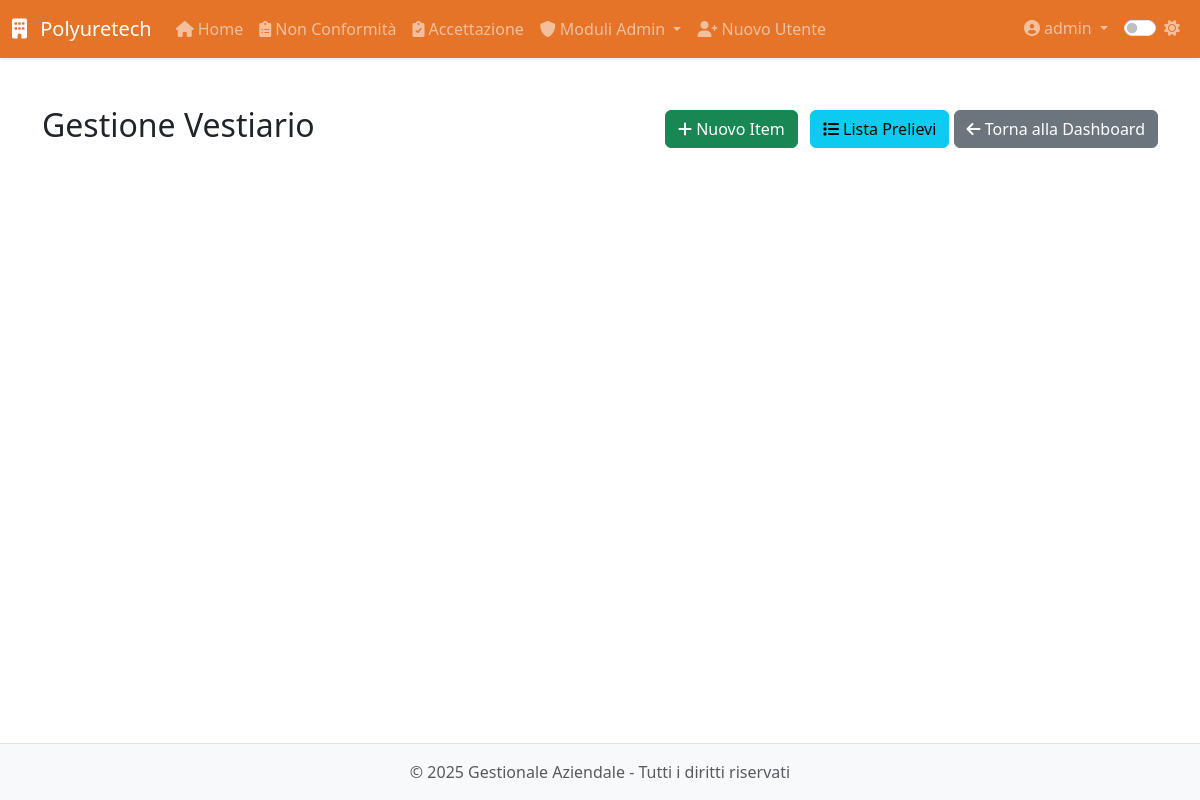
/modulo8/vestiario (signed in), run on an earlier commit of the app's database.
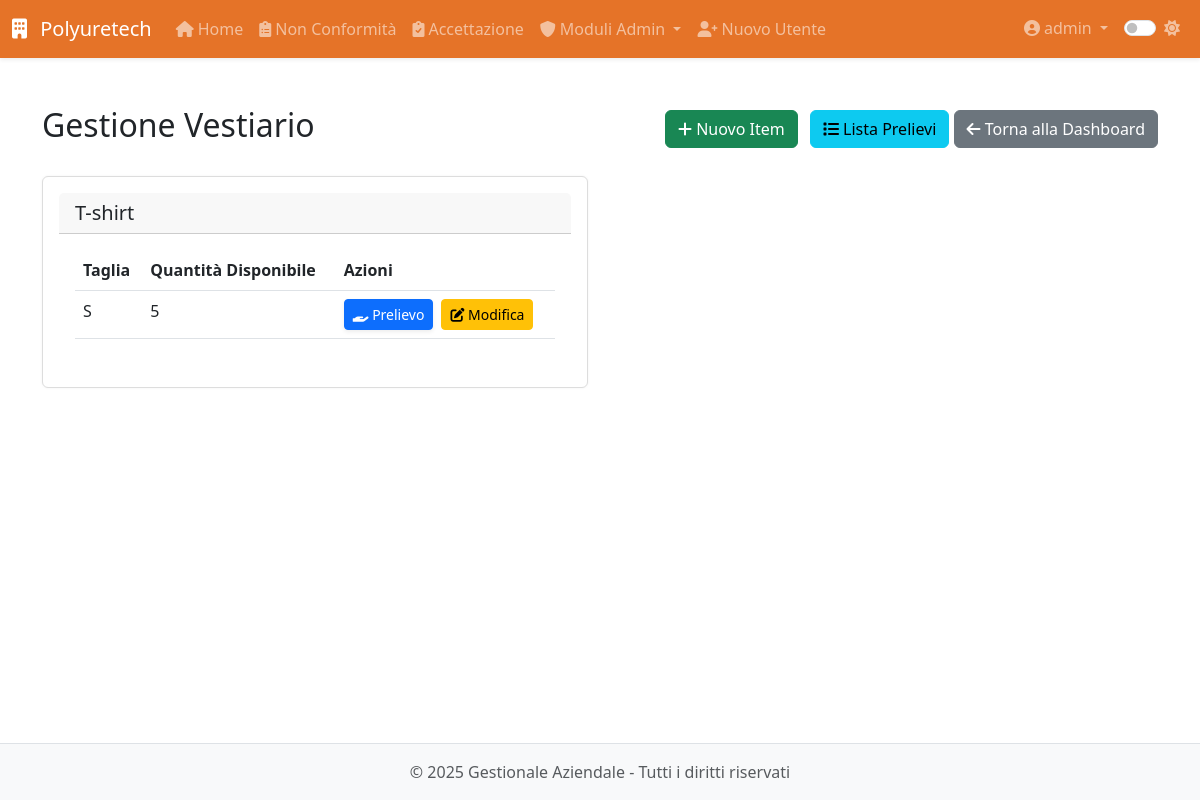
And on a later commit of the database.
### app/models.py (models this page shows, shortened)
class Inventory(db.Model):
    __tablename__ = 'inventory'
    id = db.Column(db.Integer, primary_key=True)
    nome = db.Column(db.String(128), nullable=False)
    taglia = db.Column(db.String(64))                        # facoltativa
    quantita = db.Column(db.Integer, default=0, nullable=False)

### app/routes/modulo8.py (the view)
@modulo8.route('/vestiario')
@login_required
@admin_required
def vestiario():
    inventory = Inventory.query.order_by(Inventory.nome, Inventory.taglia).all()
    dipendenti = Dipendente.query.filter_by(archiviato=False).order_by(Dipendente.nome, Dipendente.cognome).all()
    return render_template(
        'modulo8/vestiario.html',
        inventory=inventory,
        dipendenti=dipendenti
    )

### app/models.py (called while the page is built)
@login_manager.user_loader
def load_user(id):
    return User.query.get(int(id))

    def is_admin(self):
        return self.role == 'admin'

### app/utils.py (called while the page is built)
def admin_required(f):
    @wraps(f)
    def decorated_function(*args, **kwargs):
        if not current_user.is_admin:
            abort(403)
        return f(*args, **kwargs)
    return decorated_function

### app/templates/modulo8/vestiario.html (shortened to what this page needs)
{% extends 'base.html' %}
{% block content %}
<div class="module-view">
    <div class="d-flex justify-content-between align-items-center mb-4">
        <h2>Gestione Vestiario</h2>
        <div>
            <a href="{{ url_for('modulo8.aggiungi_item_vestiario') }}" class="btn btn-success">
                <i class="fas fa-plus"></i> Nuovo Item
            </a>
            <a href="{{ url_for('modulo8.lista_prelievi_vestiario') }}" class="btn btn-info ms-2">
                <i class="fas fa-list"></i> Lista Prelievi
            </a>
            <a href="{{ url_for('modulo8.dashboard') }}" class="btn btn-secondary">
                <i class="fas fa-arrow-left"></i> Torna alla Dashboard
            </a>
        </div>
    </div>
    <div class="row">
        {% for nome, items in inventory|groupby('nome') %}
        <div class="col-md-6 mb-4">
            <div class="card">
                <div class="card-header">
                    <h5 class="card-title mb-0">{{ nome }}</h5>
                </div>
                <div class="card-body">
                    <div class="table-responsive">
                        <table class="table">
                            <thead>
                                <tr>
                                    <th>Taglia</th>
                                    <th>Quantità Disponibile</th>
                                    <th>Azioni</th>
                                </tr>
                            </thead>
                            <tbody>
                                {% for item in items %}
                                <tr>
                                    <td>{{ item.taglia }}</td>
                                    <td>{{ item.quantita }}</td>
                                    <td>
                                        <div class="d-flex gap-2">
                                            <button type="button"
                                                    class="btn btn-primary btn-sm"
                                                    data-bs-toggle="modal"
                                                    data-bs-target="#prelievoModal{{ item.id }}">
                                                <i class="fas fa-hand-holding"></i> Prelievo
                                            </button>
                                            <a href="{{ url_for('modulo8.modifica_item_vestiario', id=item.id) }}"
                                               class="btn btn-warning btn-sm">
                                                <i class="fas fa-edit"></i> Modifica
                                            </a>
                                        </div>
                                    </td>
                                </tr>
                                {% endfor %}
                            </tbody>
                        </table>
                    </div>
                </div>
            </div>
        </div>
        {% endfor %}
    </div>
</div>
{% endblock %}

What changed in the data, as far as the page shows it:
added Inventory: nome "T-shirt", taglia "S", quantita "5"
